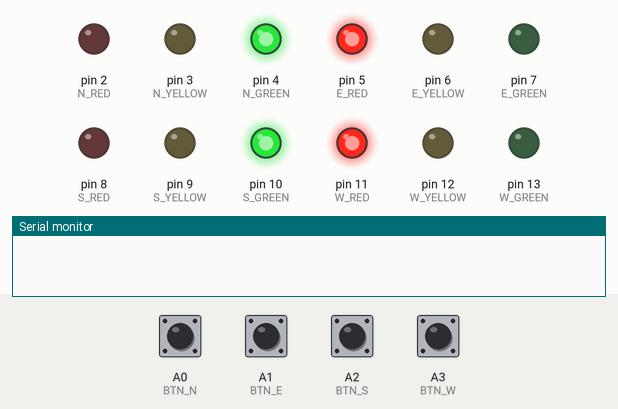
Simulated run of this sketch. Board: Arduino Uno, built with avr-gcc and run on an emulated ATmega328P. Shown: output pins drawn as LEDs (lit = HIGH), the last lines printed to the serial monitor. Inputs (shaded band) come from the test bench; at power-on: A0 (BTN_N), A1 (BTN_E), A2 (BTN_S), A3 (BTN_W) HIGH.

Above: at 1.2 s.
1.3 s: A0 (BTN_N) pulled LOW for 0.15 s
2.9 s: A1 (BTN_E) pulled LOW for 0.15 s
4.5 s: A2 (BTN_S) pulled LOW for 0.15 s
6.1 s: A3 (BTN_W) pulled LOW for 0.15 s
7.7 s: A0 (BTN_N) driven LOW and A1 (BTN_E) driven LOW
At 12.4 s:
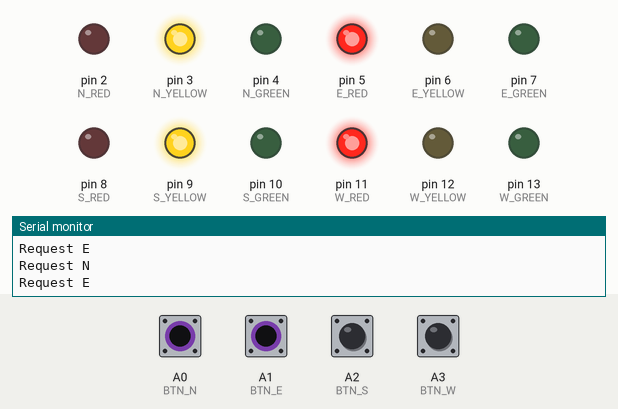
16.7 s: A0 (BTN_N) driven HIGH
At 17.9 s:
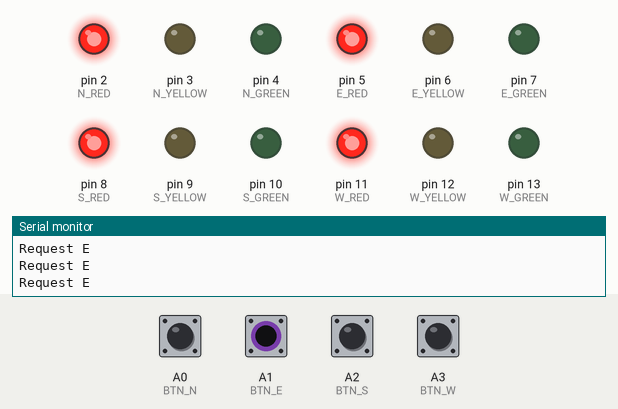
At 19.0 s:
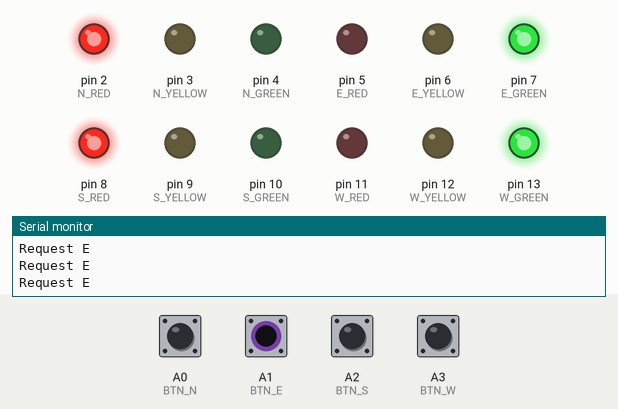
Timing chart, 0 to 20.5 s (numbered marks = the images above; inputs shaded):
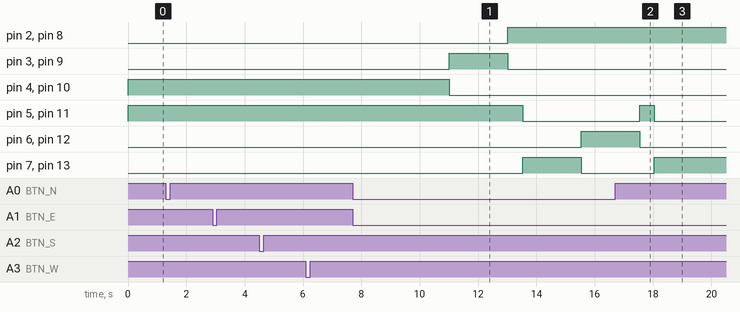

Measured:
- after the input at 16.7 s, pin 6 (E_YELLOW), pin 12 (W_YELLOW): goes on until 17.5 s, then stays LOW; pin 7 (E_GREEN), pin 13 (W_GREEN): goes on until 18.0 s, then stays HIGH

The sketch:

traffic_light.ino
```cpp
// Arduino IDE sketch: Two-way 3-LED traffic lights
// Arduino IDE sketch for four-way intersection
// Pin mapping D2..D13: N=2..4, E=5..7, S=8..10, W=11..13

const uint8_t N_RED    = 2;
const uint8_t N_YELLOW = 3;
const uint8_t N_GREEN  = 4;

const uint8_t E_RED    = 5;
const uint8_t E_YELLOW = 6;
const uint8_t E_GREEN  = 7;

const uint8_t S_RED    = 8;
const uint8_t S_YELLOW = 9;
const uint8_t S_GREEN  = 10;

const uint8_t W_RED    = 11;
const uint8_t W_YELLOW = 12;
const uint8_t W_GREEN  = 13;

const unsigned long GREEN_TIME  = 5000UL;
const unsigned long YELLOW_TIME = 2000UL;
const unsigned long ALL_RED_TIME = 500UL;

const unsigned long MIN_GREEN = 2000UL;
const unsigned long EXTEND_SINGLE = 3000UL;
const unsigned long EXTEND_BOTH = 6000UL;

const uint8_t BTN_N = A0;
const uint8_t BTN_E = A1;
const uint8_t BTN_S = A2;
const uint8_t BTN_W = A3;

void setLights(uint8_t pinR, uint8_t pinY, uint8_t pinG,
               bool red, bool yellow, bool green) {
  digitalWrite(pinR, red ? HIGH : LOW);
  digitalWrite(pinY, yellow ? HIGH : LOW);
  digitalWrite(pinG, green ? HIGH : LOW);
}

void allRed() {
  setLights(N_RED, N_YELLOW, N_GREEN, true, false, false);
  setLights(E_RED, E_YELLOW, E_GREEN, true, false, false);
  setLights(S_RED, S_YELLOW, S_GREEN, true, false, false);
  setLights(W_RED, W_YELLOW, W_GREEN, true, false, false);
}

// Requests
bool reqN = false;
bool reqE = false;
bool reqS = false;
bool reqW = false;

enum Phase { PH_NS_GREEN, PH_NS_YELLOW, PH_ALL_RED, PH_EW_GREEN, PH_EW_YELLOW };
Phase phase = PH_NS_GREEN;
unsigned long phaseStart = 0;
unsigned long phaseDuration = GREEN_TIME;

bool requestNS() { return reqN || reqS; }
bool requestEW() { return reqE || reqW; }

void applyPhaseLights(Phase p) {
  switch (p) {
    case PH_NS_GREEN:
      setLights(N_RED, N_YELLOW, N_GREEN, false, false, true);
      setLights(S_RED, S_YELLOW, S_GREEN, false, false, true);
      setLights(E_RED, E_YELLOW, E_GREEN, true, false, false);
      setLights(W_RED, W_YELLOW, W_GREEN, true, false, false);
      break;
    case PH_NS_YELLOW:
      setLights(N_RED, N_YELLOW, N_GREEN, false, true, false);
      setLights(S_RED, S_YELLOW, S_GREEN, false, true, false);
      setLights(E_RED, E_YELLOW, E_GREEN, true, false, false);
      setLights(W_RED, W_YELLOW, W_GREEN, true, false, false);
      break;
    case PH_EW_GREEN:
      setLights(N_RED, N_YELLOW, N_GREEN, true, false, false);
      setLights(S_RED, S_YELLOW, S_GREEN, true, false, false);
      setLights(E_RED, E_YELLOW, E_GREEN, false, false, true);
      setLights(W_RED, W_YELLOW, W_GREEN, false, false, true);
      break;
    case PH_EW_YELLOW:
      setLights(N_RED, N_YELLOW, N_GREEN, true, false, false);
      setLights(S_RED, S_YELLOW, S_GREEN, true, false, false);
      setLights(E_RED, E_YELLOW, E_GREEN, false, true, false);
      setLights(W_RED, W_YELLOW, W_GREEN, false, true, false);
      break;
    case PH_ALL_RED:
    default:
      allRed();
      break;
  }
}

void setup() {
  pinMode(N_RED, OUTPUT);
  pinMode(N_YELLOW, OUTPUT);
  pinMode(N_GREEN, OUTPUT);

  pinMode(E_RED, OUTPUT);
  pinMode(E_YELLOW, OUTPUT);
  pinMode(E_GREEN, OUTPUT);

  pinMode(S_RED, OUTPUT);
  pinMode(S_YELLOW, OUTPUT);
  pinMode(S_GREEN, OUTPUT);

  pinMode(W_RED, OUTPUT);
  pinMode(W_YELLOW, OUTPUT);
  pinMode(W_GREEN, OUTPUT);

  setLights(N_RED, N_YELLOW, N_GREEN, false, false, true);
  setLights(S_RED, S_YELLOW, S_GREEN, false, false, true);
  setLights(E_RED, E_YELLOW, E_GREEN, true, false, false);
  setLights(W_RED, W_YELLOW, W_GREEN, true, false, false);

  pinMode(BTN_N, INPUT_PULLUP);
  pinMode(BTN_E, INPUT_PULLUP);
  pinMode(BTN_S, INPUT_PULLUP);
  pinMode(BTN_W, INPUT_PULLUP);

  Serial.begin(9600);
  phase = PH_NS_GREEN;
  phaseStart = millis();
  phaseDuration = GREEN_TIME;
  applyPhaseLights(phase);
}

void loop() {
  // Poll buttons (active LOW)
  if (digitalRead(BTN_N) == LOW) { reqN = true; Serial.println("Request N"); }
  if (digitalRead(BTN_S) == LOW) { reqS = true; Serial.println("Request S"); }
  if (digitalRead(BTN_E) == LOW) { reqE = true; Serial.println("Request E"); }
  if (digitalRead(BTN_W) == LOW) { reqW = true; Serial.println("Request W"); }

  unsigned long now = millis();

  switch (phase) {
    case PH_NS_GREEN: {
      bool req_ns = requestNS();
      bool both_ns = reqN && reqS;
      unsigned long maxDuration = GREEN_TIME + (both_ns ? EXTEND_BOTH : (req_ns ? EXTEND_SINGLE : 0UL));
      if (now - phaseStart >= maxDuration) {
        phase = PH_NS_YELLOW;
        phaseStart = now;
        phaseDuration = YELLOW_TIME;
        applyPhaseLights(phase);
      }
      break;
    }
    case PH_NS_YELLOW:
      if (now - phaseStart >= phaseDuration) {
        phase = PH_ALL_RED;
        phaseStart = now;
        phaseDuration = ALL_RED_TIME;
        applyPhaseLights(phase);
      }
      break;
    case PH_ALL_RED:
      if (now - phaseStart >= phaseDuration) {
        if (requestEW()) {
          phase = PH_EW_GREEN;
        } else {
          phase = PH_EW_GREEN;
        }
        phaseStart = now;
        phaseDuration = GREEN_TIME;
        applyPhaseLights(phase);
      }
      break;
    case PH_EW_GREEN: {
      if (requestNS() && (now - phaseStart >= MIN_GREEN)) {
        phase = PH_EW_YELLOW;
        phaseStart = now;
        phaseDuration = YELLOW_TIME;
        applyPhaseLights(phase);
        break;
      }
      if (now - phaseStart >= phaseDuration) {
        phase = PH_EW_YELLOW;
        phaseStart = now;
        phaseDuration = YELLOW_TIME;
        applyPhaseLights(phase);
      }
      break;
    }
    case PH_EW_YELLOW:
      if (now - phaseStart >= phaseDuration) {
        phase = PH_ALL_RED;
        phaseStart = now;
        phaseDuration = ALL_RED_TIME;
        applyPhaseLights(phase);
        if (requestNS()) { reqN = reqS = false; }
        if (requestEW()) { reqE = reqW = false; }
      }
      break;
  }
}
```
